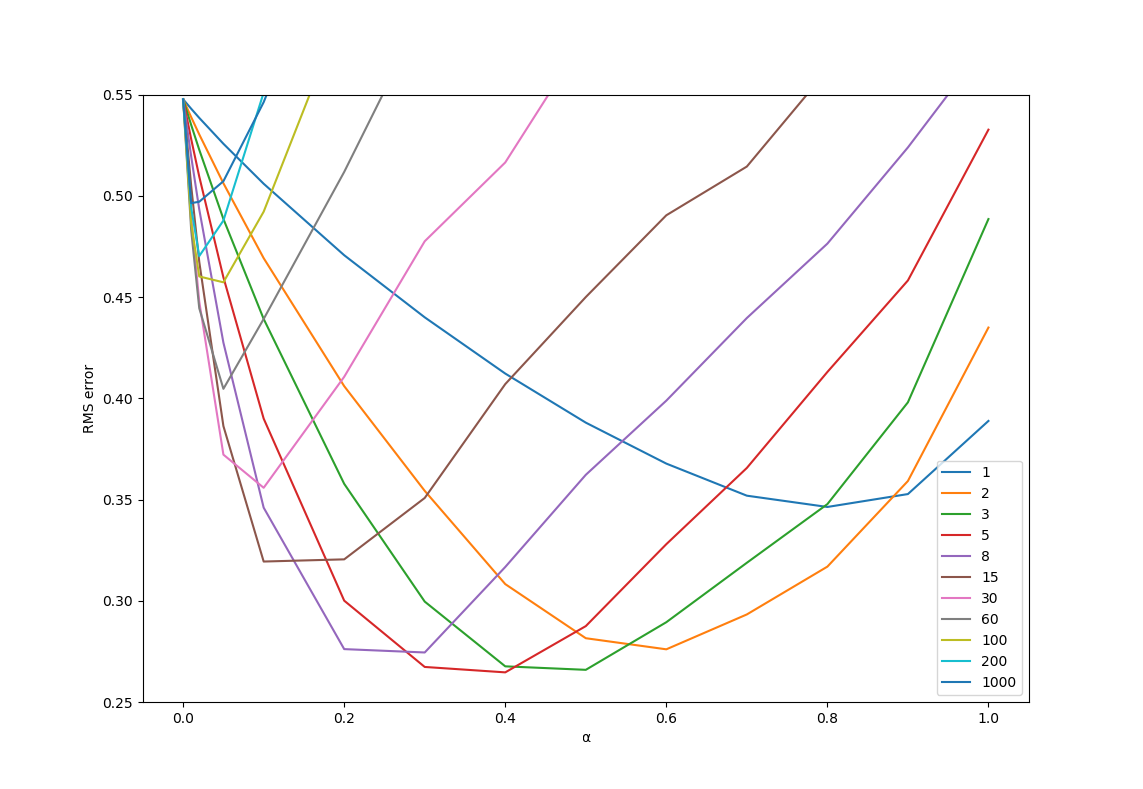

Write the Python code that produced this figure.
# -*- coding: utf-8 -*-
"""
Reinforcement Learning by Sutton and Barto
7. Eligibility Traces
7. n-Step TD Prediction
Example 7.1: n-Step TD Methods on the Random Walk
"""
import numpy as np
import matplotlib.pyplot as plt
from collections import deque


def update_V_from_buffer(V, buffer, alpha, gamma):
    n = len(buffer)
    R = 0
    for i, (s, r, new_s) in enumerate(buffer):
        R += np.power(gamma, i)*r
    new_s = buffer[-1][2]
    R += np.power(gamma, n)*V[new_s]
    s = buffer[0][0]
    V[s] += alpha*(R - V[s])


def random_walk(n, alpha):
    states = range(21)
    start_state = 10
    end_states = (states[0], states[-1])
    episodes_num = 10
    gamma = 1
    V = np.zeros(len(states))
    rewards = np.zeros(len(states))
    true_V = 0.1*np.arange(21) - 1
    error = 0
    
    rewards[0] = -1
    rewards[-1] = 1
    
    for i in range(episodes_num):
        s = start_state
        buffer = deque()
        while s not in end_states:
            a = np.random.choice((-1, 1))
            new_s = s + a
            r = rewards[new_s]
            buffer.append((s, r, new_s))
            s = new_s
            if len(buffer) > n:
                buffer.popleft()
            if len(buffer) < n:
                continue
            update_V_from_buffer(V, buffer, alpha, gamma)
        while len(buffer) > 1:
            buffer.popleft()
            update_V_from_buffer(V, buffer, alpha, gamma)
        error += np.sqrt(np.mean([np.power(V[s] - true_V[s], 2) for s in states[1:-1]]))
        
    error /= episodes_num
    
    return error


def main():
    np.random.seed(0)
    n_steps = [1, 2, 3, 5, 8, 15, 30, 60, 100, 200, 1000]
    alphas = [0, 0.01, 0.02, 0.05,
              0.1, 0.2, 0.3, 0.4, 0.5,
              0.6, 0.7, 0.8, 0.9, 1.0]
    runs_num = 100
    
    plt.figure()
    
    for n in n_steps:
        print('n =', n)
        errors = []
        for alpha in alphas:
            mean_error = 0
            for run in range(runs_num):
                error = random_walk(n, alpha)
                mean_error += error
            mean_error /= runs_num
            errors.append(mean_error)
        plt.plot(alphas, errors, label=str(n))
    
    plt.xlabel('α')
    plt.ylabel('RMS error')
    plt.ylim(0.25, 0.55)
    plt.legend()


if __name__ == "__main__":
    main()
